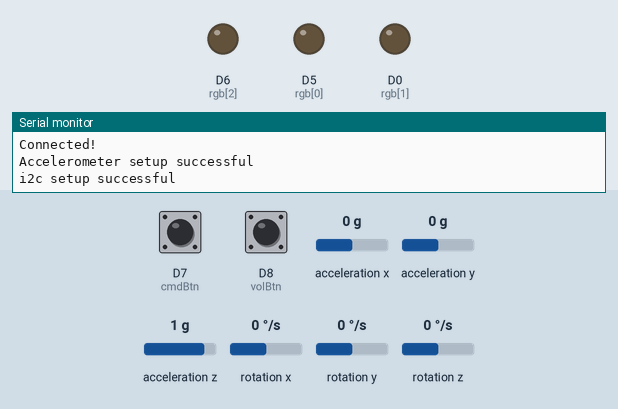
Recording of a sketch running on a simulated ESP8266 (NodeMCU). Shown: output pins drawn as LEDs (lit = HIGH), the last lines printed to the serial monitor. Dashed ring = blinking. The test bench sets the inputs (shaded band); at power-on: D7 (cmdBtn) LOW, D8 (volBtn) LOW, acceleration x 0 g, acceleration y 0 g, acceleration z 1 g, rotation x 0 °/s, rotation y 0 °/s, rotation z 0 °/s. WiFi joins after 1.5 s; servers stay silent unless stated.

Above: at 2.9 s.
3.0 s: D7 (cmdBtn) pulled HIGH for 1 s
At 3.15 s:
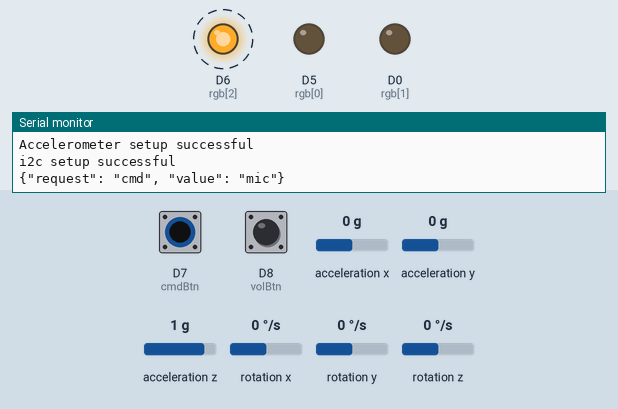
6.0 s: D8 (volBtn) pulled HIGH for 3.2 s
At 6.5 s:
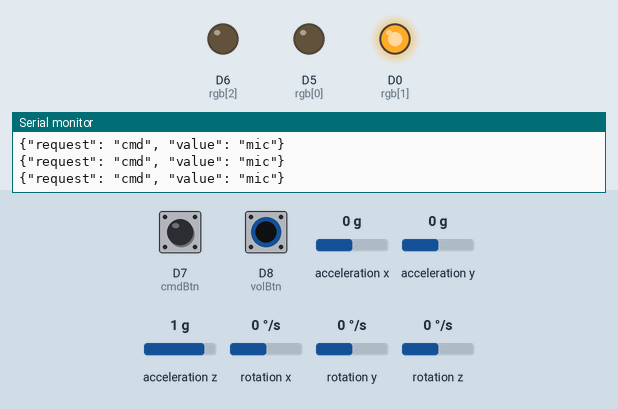
10.7 s: D7 (cmdBtn) pulled HIGH for 3.2 s
At 15.1 s:
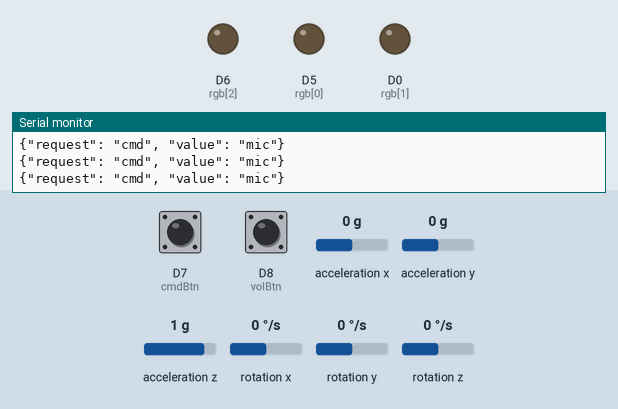
15.4 s: D7 (cmdBtn) driven HIGH and D8 (volBtn) driven HIGH
At 15.89 s:
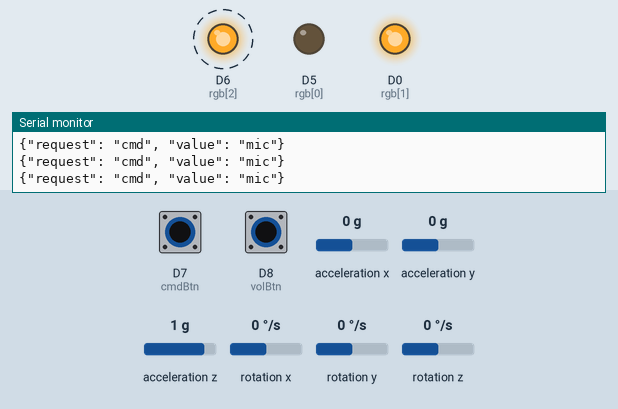
21.4 s: D7 (cmdBtn) driven LOW
At 22.5 s:
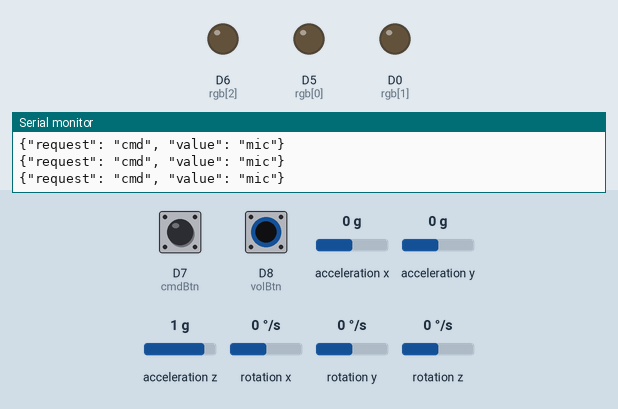
Timing chart, 0 to 24.0 s (numbered marks = the images above; inputs shaded):
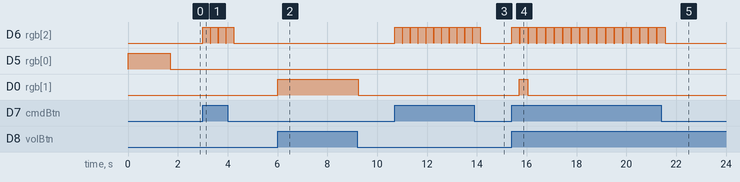

The sketch:

prepartinator.ino
```cpp
boolean sendingVol = false;
int velocity = 0;

void setup() {
  serialSetup();
  led_setup();

  led_on('r');
  btn_setup();
  wifi_setup();
  i2c_setup();
  led_off();
}

void serialSetup(){
  Serial.begin(115200);
  Serial.println();
  Serial.println("Serial setup successful");
}

void loop() {
  btn_update();
  i2c_update();
  if(btn_cmdBtnPressed()){
    sendCmd();
  }

  if(btn_volBtnPressed()){
    if(!sendingVol){
      velocity = 0;
      led_on('g');
      sendingVol = true;
    }
    sendVol();
  }else{
    if(sendingVol){
      led_off();
      sendingVol = false;
    }
  }
  delay(10);
}

// Sends a command based on the orientation of the device
void sendCmd(){
  led_on('b');
  i2c_update(); // Update one last time to make sure we have updated data
  wifi_sendRequest("cmd", cmdMap(i2c_getOrientation()));
  delay(300); // Some delay to not send more than one command
  led_off();
}

// Sends volume if velocity is high enough
void sendVol(){
  i2c_update();
  int dv = i2c_getAccZ() - 1000;
  velocity += dv;

  if(velocity < -1000){
    wifi_sendRequest("vol", "-"); // Volume down
  }
  else if(velocity > 1000){
    wifi_sendRequest("vol", "+"); // Volume up
  }
  delay(30);
}

// Map orientation to command
String cmdMap(char o){
  switch(o){
    case('u'):
      return "mic";
    case('f'):
      return "prev";
    case('b'):
      return "next";
    case('r'):
      return "none";
    case('l'):
      return "playpause";
    case('d'):
      return "none";
    default:
      return "none";
  }
}
```

Gyro.h
```cpp
char GYRO_WHO_AM_I = 0x00;
char SMPLRT_DIV= 0x15;
char DLPF_FS = 0x16;
char GYRO_XOUT_H = 0x1D;
char GYRO_XOUT_L = 0x1E;
char GYRO_YOUT_H = 0x1F;
char GYRO_YOUT_L = 0x20;
char GYRO_ZOUT_H = 0x21;
char GYRO_ZOUT_L = 0x22;

char DLPF_CFG_0 = 1<<0;
char DLPF_CFG_1 = 1<<1;
char DLPF_CFG_2 = 1<<2;
char DLPF_FS_SEL_0 = 1<<3;
char DLPF_FS_SEL_1 = 1<<4;

char gyroAddress = 0x69;

// Offsets found empirically. Should probably calibrate on startup instead
int gyroXoff = 49;
int gyroYoff = 6;
int gyroZoff = 7;

int maxGyroVal = 32768;
int maxDegreePerSec = 2000;
```

btnFunctions.ino
```cpp
int cmdBtn = D7;
int volBtn = D8;

int cmdBtnState;
int volBtnState;

void btn_setup(){
  pinMode(cmdBtn, INPUT);
  pinMode(volBtn, INPUT);
  Serial.println("Button setup successful");
}

void btn_update(){
  cmdBtnState = digitalRead(cmdBtn);
  volBtnState = digitalRead(volBtn);
}

boolean btn_cmdBtnPressed(){
  return cmdBtnState  == 1 ? true : false;
}

boolean btn_volBtnPressed(){
  return volBtnState == 1 ? true : false;
}

void printBtnStates(){
  Serial.print("CMD: ");
  Serial.print(cmdBtnState);
  Serial.print("\t");
  Serial.print("VOL: ");
  Serial.println(volBtnState);
}
```

i2cFunctions.ino
```cpp
#include<Wire.h>
#include "Gyro.h" // Holds Constants for the Gyro board such as Registers
#include <SparkFun_MMA8452Q.h>


// These variables hold the gyro values. Updates by calling gyroRead()
signed int gyroX;
signed int gyroY;
signed int gyroZ;


MMA8452Q acc; //Accelerometer object
// These variables hold the accelerometer values. Updates by calling accRead()
double accX;
double accY;
double accZ;

signed int aX;
signed int aY;
signed int aZ;

char orientationMap[] = {'u', 'd', 'l', 'r', 'b', 'f'};
const int bufLen = 10;
char buf[bufLen];
int bufLoc = 0;

void i2c_setup(){
  Wire.begin(SDA, SCL);
  //gyroSetup();
  accSetup();
  Serial.println("i2c setup successful");
}

// Updates all the values of the gyro and accelereometer
void i2c_update(){
  accUpdate();
  //gyroUpdate();
}


////////
// Accelerometer
////////
static void accSetup(){
  acc.init();
  Serial.println("Accelerometer setup successful");
}

// Updates all the accelerometer values
static void accUpdate(){
  accRead();
  accAngles();
  accOrientation();
}

// Updates accelerometer values
static void accRead(){
  if(acc.available()){
    acc.read();
    accX = acc.cx;
    accY = acc.cy;
    accZ = acc.cz;
  }
}

// Calculates angle of device based on accelerometer values
// (This only works when the device is affected by the gravitational force only)
static void accAngles(){
  aX = 90*accX;
  aY = 90*accY;
  aZ = 90*accZ;
}

// Calculates orientation from angle values and stores the [bufLen] last readings in a buffer
static void accOrientation(){
  int orientation;
  if(aZ > 45){ // UP
    orientation = 0;
  }else if(aZ < - 45){ // DOWN
    orientation = 1;
  }else if(aX > 45){ // LEFT
    orientation = 2;
  }else if(aX < -45){ // RIGHT
    orientation = 3;
  }else if(aY > 45){ // BACK
    orientation = 4;
  }else if(aY < -45){ // FRONT
    orientation = 5;
  }else{ // Could not figure out orientation
    orientation = 6;
  }
  buf[bufLoc] = orientation;
  bufLoc++;
  bufLoc = bufLoc % bufLen;
  //Serial.println(orientation);
}

// Prints the accelerometer values
void i2c_accPrint(){
  Serial.print("Acc: ");
  Serial.print(accX);
  Serial.print("\t");
  Serial.print(accY);
  Serial.print("\t");
  Serial.println(accZ);
}

// Prints the calculates angles
void i2c_anglesPrint(){
  Serial.print("Angles: ");
  Serial.print(aX);
  Serial.print("\t");
  Serial.print(aY);
  Serial.print("\t");
  Serial.println(aZ);
}

int i2c_getAccZ(){
  return acc.z;
}

// Returns the calculated orientation by taking the max value of the readings in the buffer (to avoid reading one bad value)
char i2c_getOrientation(){
  int amount[] = {0,0,0,0,0,0};
  for(int i = 0; i < bufLen;i++){
    amount[buf[i]]++;
  }

  // Find max
  int mi = 0;
  for(int i = 1; i < 6; i++){
    if(amount[i]>amount[mi]){
      mi = i;
    }
  }
  return orientationMap[mi];
}

////////
// Gyro
////////
static void gyroSetup(){
  i2cCheck(gyroAddress, 0x00);

  //Configure the gyroscope
  //Set the gyroscope scale for the outputs to +/-2000 degrees per second
  i2cWrite(gyroAddress, DLPF_FS, (DLPF_FS_SEL_0|DLPF_FS_SEL_1|DLPF_CFG_0));
  //Set the sample rate to 100 hz
  i2cWrite(gyroAddress, SMPLRT_DIV, 9);

  Serial.println("Gyro setup successful");
}

static void gyroUpdate(){
  gyroRead();
}

// Updates gyro values
static void gyroRead(){
  gyroX = (signed char) i2cRead(gyroAddress, GYRO_XOUT_L) | (signed char) i2cRead(gyroAddress, GYRO_XOUT_H) << 8;
  gyroX += gyroXoff;

  gyroY = (signed char) i2cRead(gyroAddress, GYRO_YOUT_L) | (signed char) i2cRead(gyroAddress, GYRO_YOUT_H) << 8;
  gyroY += gyroYoff;

  gyroZ = (signed char) i2cRead(gyroAddress, GYRO_ZOUT_L) | (signed char) i2cRead(gyroAddress, GYRO_ZOUT_H) << 8;
  gyroZ += gyroZoff;
}

// Prints the contents of an i2c register (used for checking id)
static void i2cCheck(char addr, char reg){
  char id = 0;
  id = i2cRead(addr, reg);
  Serial.print("ID: ");
  Serial.println(id, HEX);
}

// Reads a register of an i2c device
static unsigned char i2cRead(char address, char registerAddress){
  unsigned char data=0; //This variable will hold the contents read from the i2c device.

  Wire.beginTransmission(address); //Send the register address to be read.
  Wire.write(registerAddress); //Send the Register Address
  Wire.endTransmission(); //End the communication sequence.

  Wire.beginTransmission(address); //Ask the I2C device for data
  Wire.requestFrom(address, 1);
  while(!Wire.available()); //Wait for a response from the I2C device
  data = Wire.read();
  Wire.endTransmission(); //End the communication sequence.

  return data;
}

// Writes a byte to an i2c device
static void i2cWrite(char address, char registerAddress, char data)
{
  Wire.beginTransmission(address); //Initiate a communication sequence with the desired i2c device
  Wire.write(registerAddress); //Tell the I2C address which register we are writing to
  Wire.write(data); //Send the value to write to the specified register
  Wire.endTransmission(); //End the communication sequence
}
```

ledFunctions.ino
```cpp
// LED
int rgb[] = {D5, D0, D6};

void led_setup(){
  pinMode(rgb[0], OUTPUT);
  pinMode(rgb[1], OUTPUT);
  pinMode(rgb[2], OUTPUT);

  led_off(); // Turn off all the LEDs initially
  Serial.println("LED setup successful");
}

void led_off(){
  for(int i = 0; i < 3; i++){
    digitalWrite(rgb[i], LOW);
  }
}

void led_on(int i){
  digitalWrite(rgb[i], HIGH);
}

void led_on(char c){
  switch(c){
    case 'r':
      led_on(0);
      break;
    case 'g':
      led_on(1);
      break;
    case 'b':
      led_on(2);
      break;
  }
}

void led_cycleLeds(){
  for(int i = 0; i < 3; i++){
    led_off();
    led_on(i);
    delay(1000);
  }
}
```

wifiFunctions.ino
```cpp
#include<ESP8266WiFi.h>

#define WIFI_SSID "Galehuset"
#define WIFI_PASS "andyercunt"

const char* host = "192.168.0.103";
const int port = 1337;

WiFiClient client;

void wifi_setup(){
  connectToAP();
  Serial.println("WiFi setup successful");
  connectToServer();
}

static void connectToAP(){
  WiFi.begin(WIFI_SSID, WIFI_PASS);
  Serial.print("connecting to AP");
  while(WiFi.status() != WL_CONNECTED){
    Serial.print(".");
    delay(500);
  }
  Serial.println();
  Serial.print("connected! IP: ");
  Serial.println(WiFi.localIP());
}

static int connectToServer(){
  Serial.println("Connecting to Server");
  if(client.connect(host, port)){
    Serial.println("Connected!");
    return 0;
  }
  return -1;
}

void wifi_sendRequest(String type, String value){

  String msg = encodeRequest(type, value);
  client.print(msg);
  Serial.println(msg);
}

String encodeRequest(String type, String value){
  return "{\"request\": \"" + type + "\", \"value\": \"" + value + "\"}";
}
```

Measured:
- after the input at 3.0 s, D6 (rgb[2]): alternates HIGH for 0.30 s and LOW for 0.01 s, 8 changes in all, then stays LOW, starting at once
- after the input at 6.0 s, D0 (rgb[1]): LOW → HIGH at once, → LOW 3.2 s later
- after the input at 10.7 s, D6 (rgb[2]): alternates HIGH for 0.30 s and LOW for 0.01 s, 22 changes in all, then stays LOW, starting at once
- after the input at 15.4 s, D6 (rgb[2]): alternates HIGH for 0.30 s and LOW for 0.04 s, starting at once; D0 (rgb[1]): LOW → HIGH after 0.30 s, → LOW 0.34 s later
- after the input at 21.4 s, D6 (rgb[2]): goes on until 21.6 s, then stays LOW
